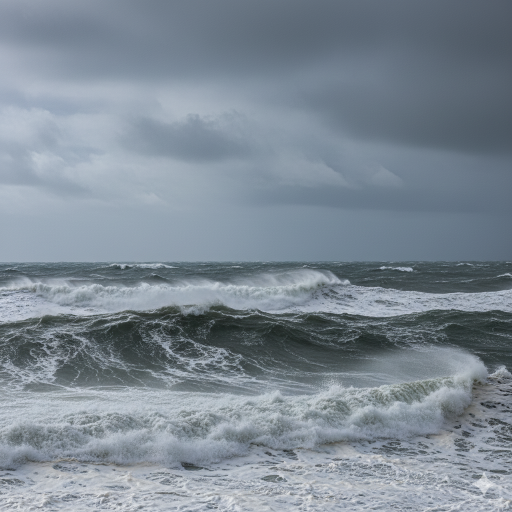
#> input picture data/mer/mer1.png, 1024 x 1024 px (shown at 1/2 size)
$ jupyter execute --allow-errors Notebook_SVM_Couleur_reformule.ipynb
#> lines starting #> are read from the running program, lines starting #| are printed output that depends on the picture
#> pass 3 of the loop `for c in CLASSES:`:
# Classification d'Images par Couleur (HSV/RGB) avec SVM — Version Reformulée

Notebook **entièrement réécrit** (noms, commentaires, structure) pour : dataset → features RGB/HSV → SVM → baseline Hue → métriques & figures.

[cell 1]
from pathlib import Path
import os, cv2, numpy as np, pandas as pd, matplotlib.pyplot as plt
from tqdm import tqdm
from sklearn.model_selection import train_test_split, GridSearchCV
from sklearn.pipeline import Pipeline
from sklearn.preprocessing import StandardScaler
from sklearn.svm import SVC
from sklearn.metrics import confusion_matrix, classification_report, precision_recall_fscore_support, accuracy_score

SEED, IMG_SIZE = 123, 128
ROOT = Path("data")
CLASSES = ["mer", "paysage", "desert"]
LABELS = {c:i for i,c in enumerate(CLASSES)}

ARTIFACTS = Path("sorties_reformule"); ARTIFACTS.mkdir(parents=True, exist_ok=True)

print("Dataset:", ROOT.resolve())
for c in CLASSES:
    print(c, len(list((ROOT/c).glob("*"))))

[cell 2]
def show_image_grid(paths, cols=5, title=None):
    paths = list(paths)[:max(cols, len(paths))]
    rows = (len(paths) + cols - 1) // cols
    plt.figure(figsize=(3.5*cols, 3*rows))
    for i, p in enumerate(paths, 1):
        img = cv2.imread(str(p))
        if img is None:
            continue
        img = cv2.cvtColor(img, cv2.COLOR_BGR2RGB)
        plt.subplot(rows, cols, i); plt.imshow(img); plt.axis('off'); plt.title(Path(p).parent.name)
    if title: plt.suptitle(title, fontsize=14)
    plt.tight_layout(rect=[0,0,1,0.95]); plt.show()

[cell 3]
def rgb_hists(img_bgr, bins=16):
    h_b = cv2.calcHist([img_bgr],[0],None,[bins],[0,256]).flatten()
    h_g = cv2.calcHist([img_bgr],[1],None,[bins],[0,256]).flatten()
    h_r = cv2.calcHist([img_bgr],[2],None,[bins],[0,256]).flatten()
    h = np.concatenate([h_r, h_g, h_b]).astype(np.float32)
    return h / (h.sum() + 1e-12)

def hsv_hists(img_bgr, h_bins=36, s_bins=16, v_bins=16):
    hsv = cv2.cvtColor(img_bgr, cv2.COLOR_BGR2HSV)
    h_h = cv2.calcHist([hsv],[0],None,[h_bins],[0,180]).flatten()
    h_s = cv2.calcHist([hsv],[1],None,[s_bins],[0,256]).flatten()
    h_v = cv2.calcHist([hsv],[2],None,[v_bins],[0,256]).flatten()
    h = np.concatenate([h_h, h_s, h_v]).astype(np.float32)
    return h / (h.sum() + 1e-12)

def channel_moments(img, space='BGR'):
    if space == 'BGR':
        chs = [img[:,:,i] for i in range(3)]
    else:
        chs = [img[:,:,0], img[:,:,1], img[:,:,2]]
    means = [c.mean() for c in chs]; stds  = [c.std()  for c in chs]
    return np.array(means + stds, dtype=np.float32)

H_RANGES = {"mer":(100,140), "paysage":(50,90), "desert":(10,40)}

def hue_ratios(img_bgr):
    hsv = cv2.cvtColor(img_bgr, cv2.COLOR_BGR2HSV)
    H = hsv[:,:,0]; total = H.size
    ratios = []
    for c in CLASSES:
        lo, hi = H_RANGES[c]
        r = np.sum((H >= lo) & (H < hi)) / total
        ratios.append(r)
    return np.array(ratios, dtype=np.float32)

def build_features(img_bgr):
    im = cv2.resize(img_bgr, (IMG_SIZE, IMG_SIZE))
    rgb_feat = np.concatenate([rgb_hists(im, 16), channel_moments(im, 'BGR')])
    hsv_img = cv2.cvtColor(im, cv2.COLOR_BGR2HSV)
    hsv_feat = np.concatenate([hsv_hists(im, 36, 16, 16), channel_moments(hsv_img, 'HSV'), hue_ratios(im)])
    return rgb_feat.astype(np.float32), hsv_feat.astype(np.float32)

[cell 4]
X_rgb, X_hsv, Y, paths = [], [], [], []
for cls in CLASSES:
    for p in (ROOT/cls).glob("*"):
        img = cv2.imread(str(p))
#> img is the input picture: shape (1024, 1024, 3); mean B, G, R 148.6, 137.6, 125.9
        if img is None: continue
        frgb, fhsv = build_features(img)
#> in build_features, `im = cv2.resize(img_bgr, (IMG_SIZE, IMG_SIZE))`:
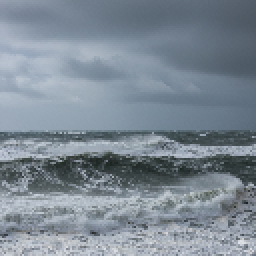
#> im: shape (128, 128, 3) (shown 2 times larger); mean B, G, R 148.3, 137.3, 125.6
#> in rgb_hists, `h_b = cv2.calcHist([img_bgr],[0],None,[bins],[0,256]).flatten()`: h_b = [0, 0, 98, 373, 573, 567, 1058, 1748, 2331, 2556, 2392, 2848, 1667, 162, 11, 0]
#> in rgb_hists, `h_g = cv2.calcHist([img_bgr],[1],None,[bins],[0,256]).flatten()`: h_g = [0, 0, 73, 412, 671, 949, 1798, 2397, 2593, 2316, 2664, 1929, 533, 45, 4, 0]
#> in rgb_hists, `h_r = cv2.calcHist([img_bgr],[2],None,[bins],[0,256]).flatten()`: h_r = [0, 9, 266, 597, 790, 1797, 2469, 2531, 2232, 2394, 2106, 952, 210, 31, 0, 0]
#> in rgb_hists, `h = np.concatenate([h_r, h_g, h_b]).astype(np.float32)`: h = 48 values, max 2848 at index 43, min 0 at index 0, mean 1024
#> in channel_moments, `chs = [img[:,:,i] for i in range(3)]`: chs = 3 items
#> in channel_moments, `means = [c.mean() for c in chs]`: means = [148.3, 137.3, 125.6]
#> in channel_moments, `stds = [c.std() for c in chs]`: stds = [37.47, 35.37, 35.79]
#> in build_features, `rgb_feat = np.concatenate([rgb_hists(im, 16), channel_moments(im, 'BGR..`: rgb_feat = 54 values, max 148.3 at index 48, min 0 at index 0, mean 9.64
#> in build_features, `hsv_img = cv2.cvtColor(im, cv2.COLOR_BGR2HSV)`: hsv_img: shape (128, 128, 3); mean H, S, V 103.8, 40.6, 148.4
#> in hsv_hists, `h_h = cv2.calcHist([hsv],[0],None,[h_bins],[0,180]).flatten()`: h_h = 36 values, max 9508 at index 21, min 0 at index 1, mean 455.1
#> in hsv_hists, `h_s = cv2.calcHist([hsv],[1],None,[s_bins],[0,256]).flatten()`: h_s = [422, 3715, 6561, 5549, 137, 0, 0, 0, 0, 0, 0, 0, 0, 0, 0, 0]
#> in hsv_hists, `h_v = cv2.calcHist([hsv],[2],None,[v_bins],[0,256]).flatten()`: h_v = [0, 0, 72, 385, 582, 569, 1055, 1751, 2334, 2556, 2392, 2848, 1667, 162, 11, 0]
#> in hsv_hists, `h = np.concatenate([h_h, h_s, h_v]).astype(np.float32)`: h = 68 values, max 9508 at index 21, min 0 at index 1, mean 722.8
#> in hue_ratios, `H = hsv[:, :, 0]`:
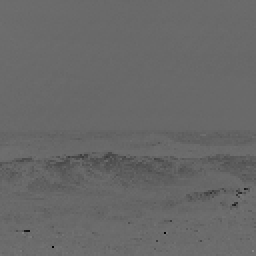
#> H: shape (128, 128) (shown 2 times larger); min 0, max 135, mean 103.8
#> the loop in hue_ratios, `for c in CLASSES:` made 3 passes
#> r on passes 1 to 3: 0.878, 0.022, 0.000305
#> after the loop in hue_ratios, `for c in CLASSES:`: ratios = [0.878, 0.022, 0.000305]
#> in build_features, `hsv_feat = np.concatenate([hsv_hists(im, 36, 16, 16), channel_moments(..`: hsv_feat = 77 values, max 148.4 at index 70, min 0 at index 1, mean 4.55
#> frgb has the same summary as rgb_feat in build_features; fhsv has the same summary as hsv_feat in build_features
#> pass 3 of the loop `for cls in CLASSES:`:
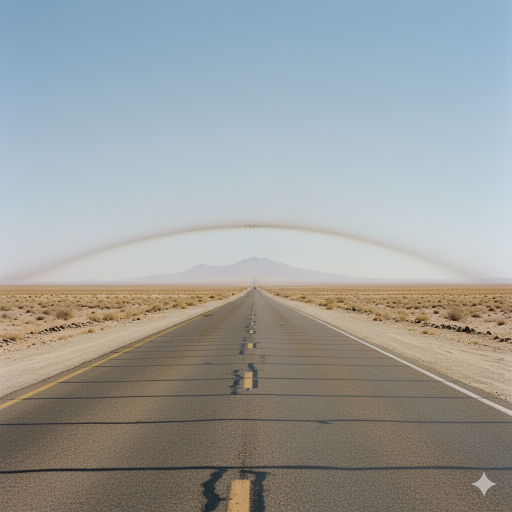
#> input picture data/desert/desert1.png, 1024 x 1024 px (shown at 1/2 size)
#> img is the input picture: shape (1024, 1024, 3); mean B, G, R 156.5, 157.9, 154.4
#> hsv_img: shape (128, 128, 3); mean H, S, V 61.6, 50.5, 171.5
#> in hue_ratios (call 2), `H = hsv[:, :, 0]`:
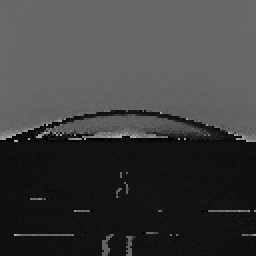
#> H: shape (128, 128) (shown 2 times larger); min 0, max 177, mean 61.6
#> the loop in hue_ratios (call 2), `for c in CLASSES:` made 3 passes
#> r on passes 1 to 3: 0.428, 0.0147, 0.46
#> after the loop in hue_ratios (call 2), `for c in CLASSES:`: ratios = [0.428, 0.0147, 0.46]
#> frgb = 54 values, max 157.6 at index 49, min 0 at index 0, mean 11.1; fhsv = 77 values, max 171.5 at index 70, min 0 at index 11, mean 5.15
        X_rgb.append(frgb); X_hsv.append(fhsv); Y.append(LABELS[cls]); paths.append(str(p))

X_rgb = np.stack(X_rgb) if len(X_rgb) else np.empty((0,54), dtype=np.float32)
X_hsv = np.stack(X_hsv) if len(X_hsv) else np.empty((0,77), dtype=np.float32)
Y = np.array(Y, dtype=np.int64)

print("Shapes:", X_rgb.shape, X_hsv.shape, Y.shape)
#| Shapes: (2, 54) (2, 77) (2,)

for cls in CLASSES:
    cand = sorted((ROOT/cls).glob("*"))[:4]
    if cand: show_image_grid(cand, cols=4, title=f"Echantillons — {cls}")
#> pass 3 of the loop `for cls in CLASSES:`:

[cell 5]
def plot_exploration_for_one(path_img, out_name):
    img = cv2.imread(str(path_img))
    if img is None: return
    img_rgb = cv2.cvtColor(img, cv2.COLOR_BGR2RGB)
    hsv = cv2.cvtColor(img, cv2.COLOR_BGR2HSV)

    fig, ax = plt.subplots(1, 4, figsize=(18,4))
    ax[0].imshow(img_rgb); ax[0].set_title(f"{Path(path_img).parent.name} — exemple"); ax[0].axis('off')

    for i, lab in zip([2,1,0], ["R","G","B"]):
        h = cv2.calcHist([img],[i],None,[16],[0,256]).flatten(); h /= (h.sum()+1e-12)
        ax[1].plot(h, label=lab)
    ax[1].set_title("Histogrammes RGB (16)"); ax[1].legend()

    h_h = cv2.calcHist([hsv],[0],None,[36],[0,180]).flatten(); h_h/= (h_h.sum()+1e-12)
    h_s = cv2.calcHist([hsv],[1],None,[16],[0,256]).flatten(); h_s/= (h_s.sum()+1e-12)
    h_v = cv2.calcHist([hsv],[2],None,[16],[0,256]).flatten(); h_v/= (h_v.sum()+1e-12)
    ax[2].plot(h_h); ax[2].set_title("Hue (36)")
    ax[3].plot(h_s); ax[3].plot(h_v); ax[3].set_title("S (16) & V (16)")

    fig.tight_layout()
    fig.savefig(Path(ARTIFACTS)/out_name, dpi=300)
    plt.show()

for cls in CLASSES:
    files = list((ROOT/cls).glob("*"))
    if files:
        plot_exploration_for_one(files[0], f"exploration_{cls}.png")
#> in plot_exploration_for_one, `hsv = cv2.cvtColor(img, cv2.COLOR_BGR2HSV)`: hsv: shape (1024, 1024, 3); mean H, S, V 103.7, 40.6, 148.7
#> in plot_exploration_for_one, `h_h = cv2.calcHist([hsv], [0], None, [36], [0, 180]).flatten()`: h_h = 36 values, max 584688 at index 21, min 0 at index 29, mean 29127.1
#> in plot_exploration_for_one, `h_h /= h_h.sum() + 1e-12`: h_h = 36 values, max 0.558 at index 21, min 0 at index 29, mean 0.0278
#> in plot_exploration_for_one, `h_s = cv2.calcHist([hsv], [1], None, [16], [0, 256]).flatten()`: h_s = [30630, 242266, 405342, 359622, 10671, 41, 3, 0, 0, 1, 0, 0, 0, 0, 0, 0]
#> in plot_exploration_for_one, `h_s /= h_s.sum() + 1e-12`: h_s = [0.0292, 0.231, 0.387, 0.343, 0.0102, 3.91e-05, 2.86e-06, 0, 0, 9.54e-07, 0, 0, 0, 0, 0, 0]
#> in plot_exploration_for_one, `h_v = cv2.calcHist([hsv], [2], None, [16], [0, 256]).flatten()`: h_v = [1, 37, 5527, 23917, 37512, 36883, 67518, 111607, 145703, 161398, 151714, 183933, 105815, 16138, 869, 4]
#> in plot_exploration_for_one, `h_v /= h_v.sum() + 1e-12`: h_v = [9.54e-07, 3.53e-05, 0.00527, 0.0228, 0.0358, 0.0352, 0.0644, 0.106, 0.139, 0.154, 0.145, 0.175, 0.101, 0.0154, 0.000829, 3.81e-06]
#> in plot_exploration_for_one, `fig.savefig(Path(ARTIFACTS)/out_name, dpi=300)`:
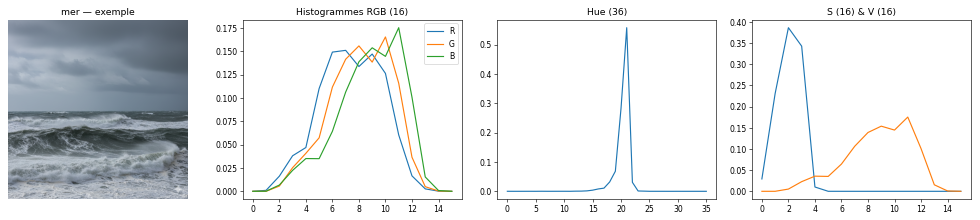
#> figure drawn by matplotlib, 4 panels; panel 2: curve peaks at x = 7, y = 0.151; panel 2: curve peaks at x = 10, y = 0.166; panel 2: curve peaks at x = 11, y = 0.175; panel 3: curve peaks at x = 21, y = 0.558
#> pass 3 of the loop `for cls in CLASSES:`:
#> hsv: shape (1024, 1024, 3); mean H, S, V 61.9, 50.5, 171.8
#> in plot_exploration_for_one (call 2), `h_h = cv2.calcHist([hsv], [0], None, [36], [0, 180]).flatten()`: h_h = 36 values, max 426356 at index 20, min 12 at index 29, mean 29127.1
#> in plot_exploration_for_one (call 2), `h_h /= h_h.sum() + 1e-12`: h_h = 36 values, max 0.407 at index 20, min 1.14e-05 at index 29, mean 0.0278
#> in plot_exploration_for_one (call 2), `h_s = cv2.calcHist([hsv], [1], None, [16], [0, 256]).flatten()`: h_s = [129221, 120579, 182558, 303436, 217968, 49591, 21123, 14526, 5878, 2320, 938, 285, 95, 28, 11, 19]
#> in plot_exploration_for_one (call 2), `h_s /= h_s.sum() + 1e-12`: h_s = [0.123, 0.115, 0.174, 0.289, 0.208, 0.0473, 0.0201, 0.0139, 0.00561, 0.00221, 0.000895, 0.000272, 9.06e-05, 2.67e-05, 1.05e-05, 1.81e-05]
#> in plot_exploration_for_one (call 2), `h_v = cv2.calcHist([hsv], [2], None, [16], [0, 256]).flatten()`: h_v = [24, 295, 2748, 6209, 7499, 22706, 81180, 132946, 79251, 19596, 27781, 86022, 427517, 154595, 207, 0]
#> in plot_exploration_for_one (call 2), `h_v /= h_v.sum() + 1e-12`: h_v = [2.29e-05, 0.000281, 0.00262, 0.00592, 0.00715, 0.0217, 0.0774, 0.127, 0.0756, 0.0187, 0.0265, 0.082, 0.408, 0.147, 0.000197, 0]
#> in plot_exploration_for_one (call 2), `fig.savefig(Path(ARTIFACTS)/out_name, dpi=300)`:
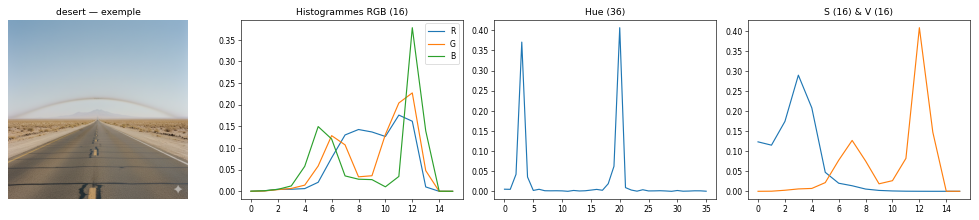
#> figure drawn by matplotlib, 4 panels; panel 2: curve peaks at x = 11, y = 0.176; panel 2: curve peaks at x = 12, y = 0.227; panel 2: curve peaks at x = 12, y = 0.378; panel 3: curve peaks at x = 20, y = 0.407

[cell 6]
from sklearn.model_selection import train_test_split, GridSearchCV
from sklearn.pipeline import Pipeline
from sklearn.preprocessing import StandardScaler
from sklearn.svm import SVC

#> (the rest of this cell did not finish here and is left out)

[cell 7]
from sklearn.metrics import confusion_matrix, classification_report, precision_recall_fscore_support, accuracy_score
import numpy as np, matplotlib.pyplot as plt

# [9 lines left out: function evaluate, not called in this run]

#> (the rest of this cell did not finish here and is left out)

[cell 8]
H_RANGES = {"mer":(100,140), "paysage":(50,90), "desert":(10,40)}
HUE_THRESH = 0.40

# [11 lines left out: function hue_rule_predict, not called in this run]

#> (the rest of this cell did not finish here and is left out)

[cell 9]
# Chargement et prétraitement de l'image externe
new_image_path = r"C:\Users\Chihab\Desktop\projet DL-SVM_CV_Nature\photo_inconnue.png"
new_img = cv2.imread(new_image_path)
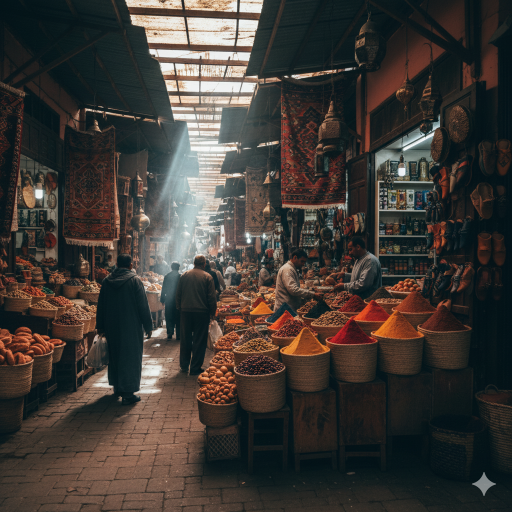
#> input picture photo_inconnue.png, 1024 x 1024 px, found by its file name (shown at 1/2 size)
#> new_img is the input picture: shape (1024, 1024, 3); mean B, G, R 53.6, 58, 62.9

# Application des mêmes prétraitements
new_img_resized = cv2.resize(new_img, (IMG_SIZE, IMG_SIZE))
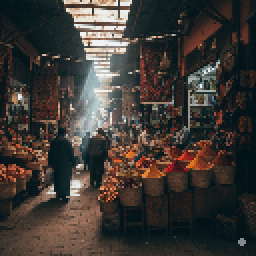
#> new_img_resized: shape (128, 128, 3) (shown 2 times larger); mean B, G, R 53.5, 57.8, 62.7

# Extraction des features (même méthode que pendant l'entraînement)
_, new_features_hsv = build_features(new_img)
#> in build_features (call 3), `hsv_img = cv2.cvtColor(im, cv2.COLOR_BGR2HSV)`: hsv_img: shape (128, 128, 3); mean H, S, V 54.2, 96, 69.5
#> in hue_ratios (call 3), `H = hsv[:, :, 0]`:
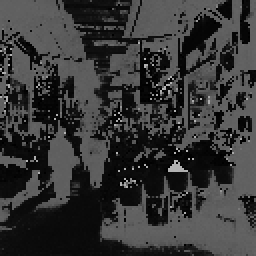
#> H: shape (128, 128) (shown 2 times larger); min 0, max 179, mean 54.2
#> the loop in hue_ratios (call 3), `for c in CLASSES:` made 3 passes
#> r on passes 1 to 3: 0.0194, 0.0836, 0.317
#> after the loop in hue_ratios (call 3), `for c in CLASSES:`: ratios = [0.0194, 0.0836, 0.317]
#> new_features_hsv = 77 values, max 95.95 at index 69, min 0 at index 25, mean 4.88

# Prédiction avec le meilleur modèle (HSV)
#> (the rest of this cell did not finish here and is left out)
